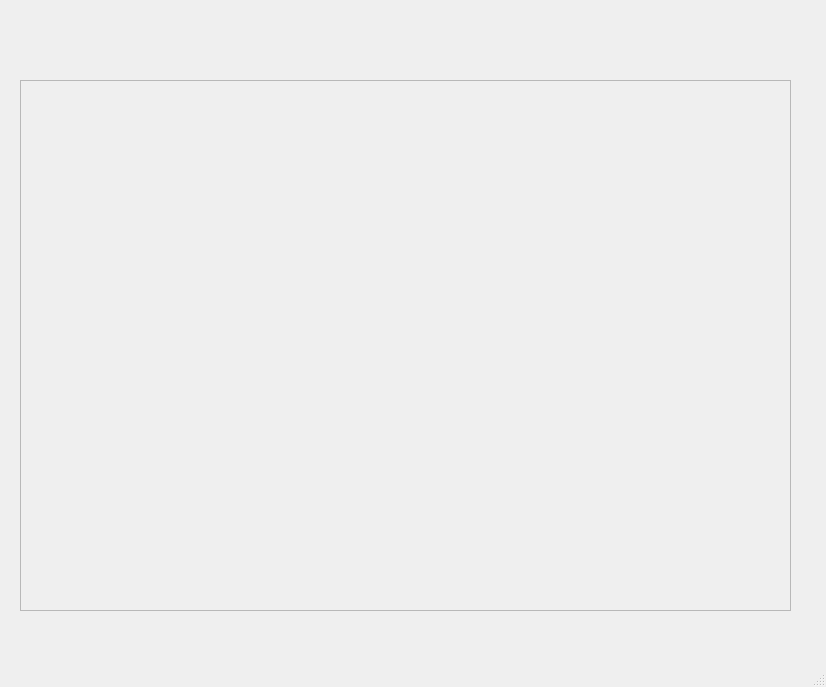
<?xml version="1.0" encoding="UTF-8"?>
<ui version="4.0">
 <class>Home</class>
 <widget class="QMainWindow" name="Home">
  <property name="geometry">
   <rect>
    <x>0</x>
    <y>0</y>
    <width>826</width>
    <height>687</height>
   </rect>
  </property>
  <property name="windowTitle">
   <string>MainWindow</string>
  </property>
  <widget class="QWidget" name="centralwidget">
   <widget class="QScrollArea" name="HomeTable">
    <property name="geometry">
     <rect>
      <x>20</x>
      <y>80</y>
      <width>771</width>
      <height>531</height>
     </rect>
    </property>
    <property name="widgetResizable">
     <bool>true</bool>
    </property>
    <widget class="QWidget" name="scrollAreaWidgetContents">
     <property name="geometry">
      <rect>
       <x>0</x>
       <y>0</y>
       <width>769</width>
       <height>529</height>
      </rect>
     </property>
    </widget>
   </widget>
  </widget>
  <widget class="QMenuBar" name="menubar">
   <property name="geometry">
    <rect>
     <x>0</x>
     <y>0</y>
     <width>826</width>
     <height>22</height>
    </rect>
   </property>
  </widget>
  <widget class="QStatusBar" name="statusbar"/>
 </widget>
 <resources/>
 <connections/>
</ui>
